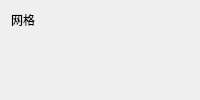
<?xml version="1.0" encoding="UTF-8"?><ui version="4.0"><class>MeshComponentEditorForm</class><widget class="QWidget" name="MeshComponentEditorForm"><layout class="QFormLayout" name="formLayout"><item row="0" column="0"><widget class="QLabel" name="meshLabel"><property name="text"><string>网格</string></property></widget></item><item row="0" column="1"><widget class="QWidget" name="meshResourceHost"><layout class="QVBoxLayout" name="meshResourceHostLayout"><property name="leftMargin"><number>0</number></property><property name="topMargin"><number>0</number></property><property name="rightMargin"><number>0</number></property><property name="bottomMargin"><number>0</number></property></layout></widget></item></layout></widget><resources/><connections/></ui>
